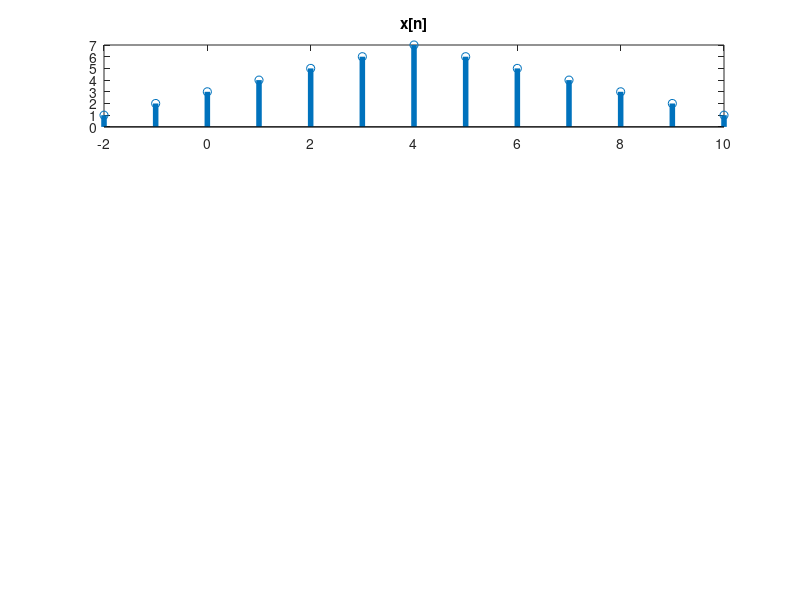

The MATLAB script that drew this image: (Note: this script raises an error after producing the figure.)
% shifdemo
n = -2:10;
x = [1:7,6:-1:1];

subplot(411); stem(n,x,'LineWidth',4);
title('x[n]');

[x11,n11] = sigshift(x,n,5);
[x12,n12] = sigshift(x,n,-4);
[x1,n1] = sigadd(2*x11,n11,-3*x12,n12);
subplot(412); stem(n11,x11, 'LineWidth',4); title('x[n-5]');
subplot(413); stem(n12,x12,'LineWidth',4); title('x[n+4]');
subplot(414); stem(n1,x1,'LineWidth',4); title('2x[n-5]-3x[n+4]');
subplot(414); stem(n1,x1,'LineWidth',4); title('2x[n-5]-3x[n+4]');
